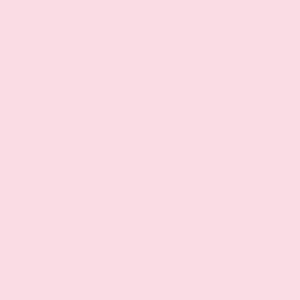
Frame 1 (no input)
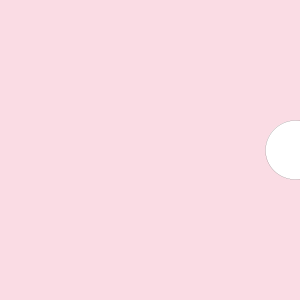
Frame 60 (the mouse pressed at the canvas centre just before this capture)
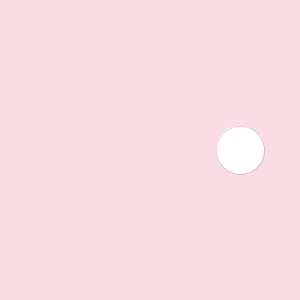
Frame 120 (the mouse held since frame 60 and released just before this capture)

The Processing sketch that drew these frames (run headless with seeded random() and noise(); from frame 60 on, the mouse is pressed at the canvas centre):

// Processing sketch: movement_3
// ── movement_3.pde
int x = 0;
int y = 0;

void setup(){
  size(300,300);
}

void draw(){
  background(250, 220, 228);
  strokeWeight(0);
  fill(255);
  circle(x, 150, y);
  x = x + 5;
  y = y + 1;
  if ( x > 350)
    x = 0;
  if(y > 70)
    y = 0;
}
